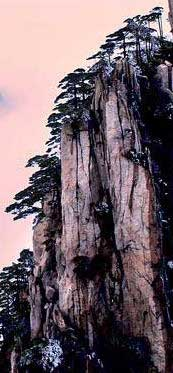
#> input picture images/crop-001.jpg, 173 x 373 px; its folder holds 4 pictures in this run
$ python test.py
#> lines starting #> are read from the running program, lines starting #| are printed output that depends on the picture
### src/utils.py
# -*- coding:utf-8 -*-
from __future__ import absolute_import
from __future__ import division
from __future__ import print_function

import os
import numpy as np
from PIL import Image

def load_img_file(fpath):
    ''' Load image from a given file path or file alike object, and convert it to a numpy ndarray object

    :param fpath: file path in file system
    :return: a numpy ndarray object
    '''
#> called with fpath = '../images/crop-001.jpg'

    try:
        img = Image.open(fpath)
#> img is the input picture: PIL image 173x373 RGB; mean R, G, B 115.5, 99.8, 107.1
    except IOError:
        print('load_img_file: IOError, file cannot be found; {}'.format(fpath))
        return None
    except Exception as e:
        print('load_img_file: Exception details: {}'.format(e))
        return None
    else:
        if img.mode != "RGB":
            img = img.convert("RGB")
        # note: convert obj to ndarray will also help make a copy in memory.
        # thus, the file-alike resource used in Image.open() could be released.
        return np.array(img)

### src/subimg.py
# -*- coding:utf-8 -*-
from __future__ import absolute_import
from __future__ import division
from __future__ import print_function

import sys
import os
from os import path
import numpy as np
from PIL import Image
import cv2
from utils import load_img_file
# from cnn_detector import CnnDetector


def cv2_find_subimg(img_path, template_path, threshold=0.9, viz_flag=False):
    ''' Find the cropped image (template) image in another image (specified by image_path).
    If found, return bounding boxes.

    :param img_path: str, image path (image with bigger size)
    :param template_path: str, image path (image with smaller size)
    :param threshold: float, similarity threshold
    :param viz_flag: bool, save the plot for debug or not
    :return: a list of bounding box, and an image object
    '''
    img_rgb = cv2.imread(img_path)
    template = cv2.imread(template_path)
    assert (img_rgb.shape[2] == 3 and template.shape[2] == 3)
    res0 = cv2.matchTemplate(img_rgb[:, :, 0], template[:, :, 0], cv2.TM_CCOEFF_NORMED)
    res1 = cv2.matchTemplate(img_rgb[:, :, 1], template[:, :, 1], cv2.TM_CCOEFF_NORMED)
    res2 = cv2.matchTemplate(img_rgb[:, :, 2], template[:, :, 2], cv2.TM_CCOEFF_NORMED)

    res = (res0 + res1 + res2)/3.
    loc = np.where(res >= threshold)
    top_left_list = [pt for pt in zip(*loc[::-1])]

    h, w, _ = template.shape
    bbox_list = [(x[0], x[1], w, h) for x in top_left_list]

    if viz_flag:
        for pt in top_left_list:
            cv2.rectangle(img_rgb, pt, (pt[0] + w, pt[1] + h), (0, 0, 255))

    return bbox_list, img_rgb

# [42 lines that do not run on import are left out]

### src/test.py
# -*- coding:utf-8 -*-
from __future__ import absolute_import
from __future__ import division
from __future__ import print_function

import os
from os import path
from glob import glob
import numpy as np
from PIL import Image
import cv2
import itertools
from subimg import cv2_find_subimg
import pprint
from utils import load_img_file

def _generate_pairs(img_folder, less_flag=True):
    assert (path.exists(img_folder))
    img_paths = glob(path.join(img_folder, '*.jpg'))
    img_paths.sort()
    # template_paths = glob(path.join(img_folder, 'crop-*.jpg'))

    if less_flag:
        return itertools.combinations(img_paths, 2)
    else:
        return itertools.permutations(img_paths, 2)


def test(input_dir, output_dir):
    res_lines = []
    for idx, case in enumerate(_generate_pairs(input_dir)):
        res = dict()
        res['index'] = idx
        res['error'] = False

        img0_path, img1_path = case
        img0 = load_img_file(img0_path)
        img1 = load_img_file(img1_path)
#> call 2 of load_img_file, with fpath = '../images/crop-002.jpg'
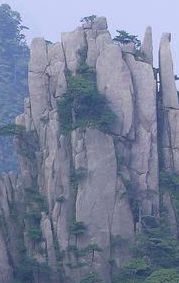
#> input picture images/crop-002.jpg, 179 x 283 px
#> in load_img_file, img is the input picture: PIL image 179x283 RGB; mean R, G, B 120.1, 128.7, 153.5

        # find bigger image and assume the smaller one is the template
        if img0.shape[0] > img1.shape[0] and img0.shape[1] > img1.shape[1]:
            res['image_path'] = img0_path
            res['template_path'] = img1_path
        elif img0.shape[0] < img1.shape[0] and img0.shape[1] < img1.shape[1]:
            res['image_path'] = img1_path
            res['template_path'] = img0_path
        else:
            # assume we don't accept two images with the same size
            res['error'] = True
            res_lines.append(res)
            continue

        try:
            bbox_list, out = cv2_find_subimg(res['image_path'], res['template_path'], threshold=0.94, viz_flag=True)
        except:
            res['error'] = True
            res_lines.append(res)
            continue

        if len(bbox_list) == 0:
            res['found'] = False
        else:
            res['found'] = True
            res['bbox'] = bbox_list
            # save the plot
            fpath = path.join(output_dir, str(idx) + '.jpg')
            cv2.imwrite(fpath, out)
        res_lines.append(res)
#> pass 2 of the loop in test, `for idx, case in enumerate(_generate_pairs(input_dir)):`:
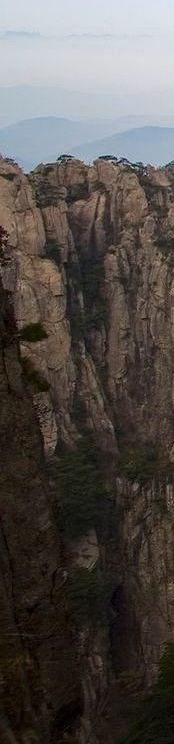
#> input picture images/crop-003.jpg, 174 x 744 px
#> in load_img_file, img is the input picture: PIL image 174x744 RGB; mean R, G, B 85.2, 79.9, 76.3
#> in cv2_find_subimg, `template = cv2.imread(template_path)`:
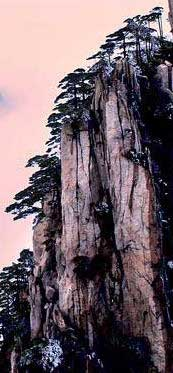
#> template: shape (373, 173, 3); mean B, G, R 107.1, 99.8, 115.5
#> res0 = 372 pairs, first value 0.132 to 0.448, second value 0.134 to 0.447
#> res1 = 372 pairs, first value 0.175 to 0.472, second value 0.177 to 0.472
#> res2 = 372 pairs, first value 0.155 to 0.456, second value 0.157 to 0.455
#> res = 372 pairs, first value 0.154 to 0.458, second value 0.156 to 0.457
#> loc = (empty array, empty array)
#> top_left_list = []
#> pass 3 of the loop in test, `for idx, case in enumerate(_generate_pairs(input_dir)):`:
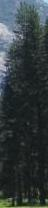
#> input picture images/crop-005.jpg, 48 x 208 px
#> in load_img_file, img is the input picture: PIL image 48x208 RGB; mean R, G, B 50.5, 59, 60.6
#> template: shape (208, 48, 3)
#> in cv2_find_subimg (call 2), `res0 = cv2.matchTemplate(img_rgb[:, :, 0], template[:, :, 0], cv2.TM_C..`:
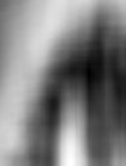
#> res0: shape (166, 126) float32; min -0.159, max 0.625, mean 0.23; drawn with min black and max white
#> in cv2_find_subimg (call 2), `res2 = cv2.matchTemplate(img_rgb[:, :, 2], template[:, :, 2], cv2.TM_C..`:
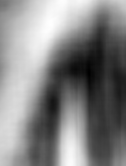
#> res2: shape (166, 126) float32; min -0.225, max 0.564, mean 0.184; drawn with min black and max white
#> the loop made 6 passes; the first 3 are shown

    with open(path.join(output_dir, 'test_results.txt'), 'w') as f:
        pprint.pprint(res_lines, f, indent=2)


if __name__ == '__main__':
    input_dir = "../images"
    output_dir = "./output"
    os.system("mkdir -p {}".format(output_dir))

    print('Start testing...')
    test(input_dir, output_dir)
    print('Finished testing, check {} for results...'.format(output_dir))
